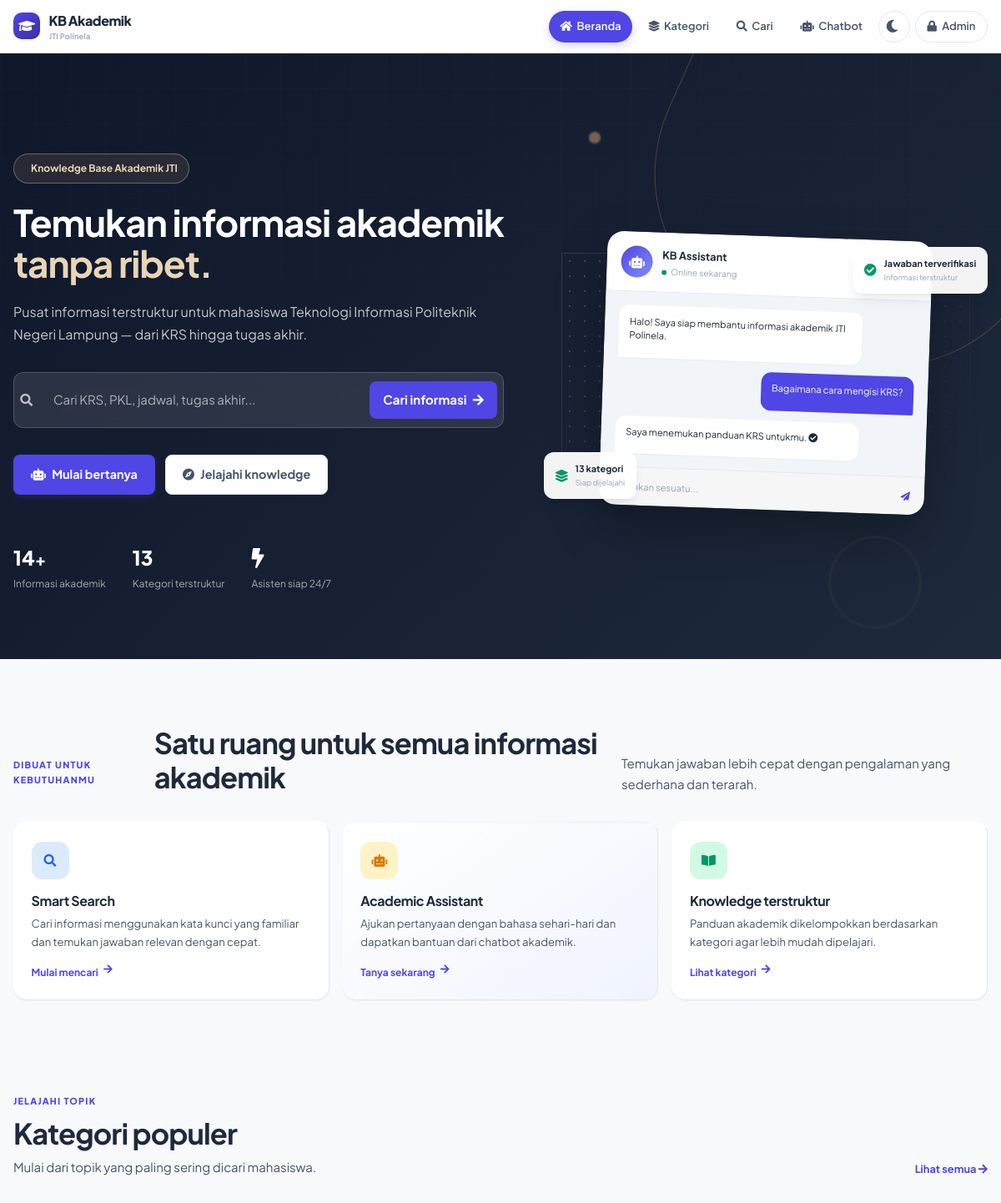
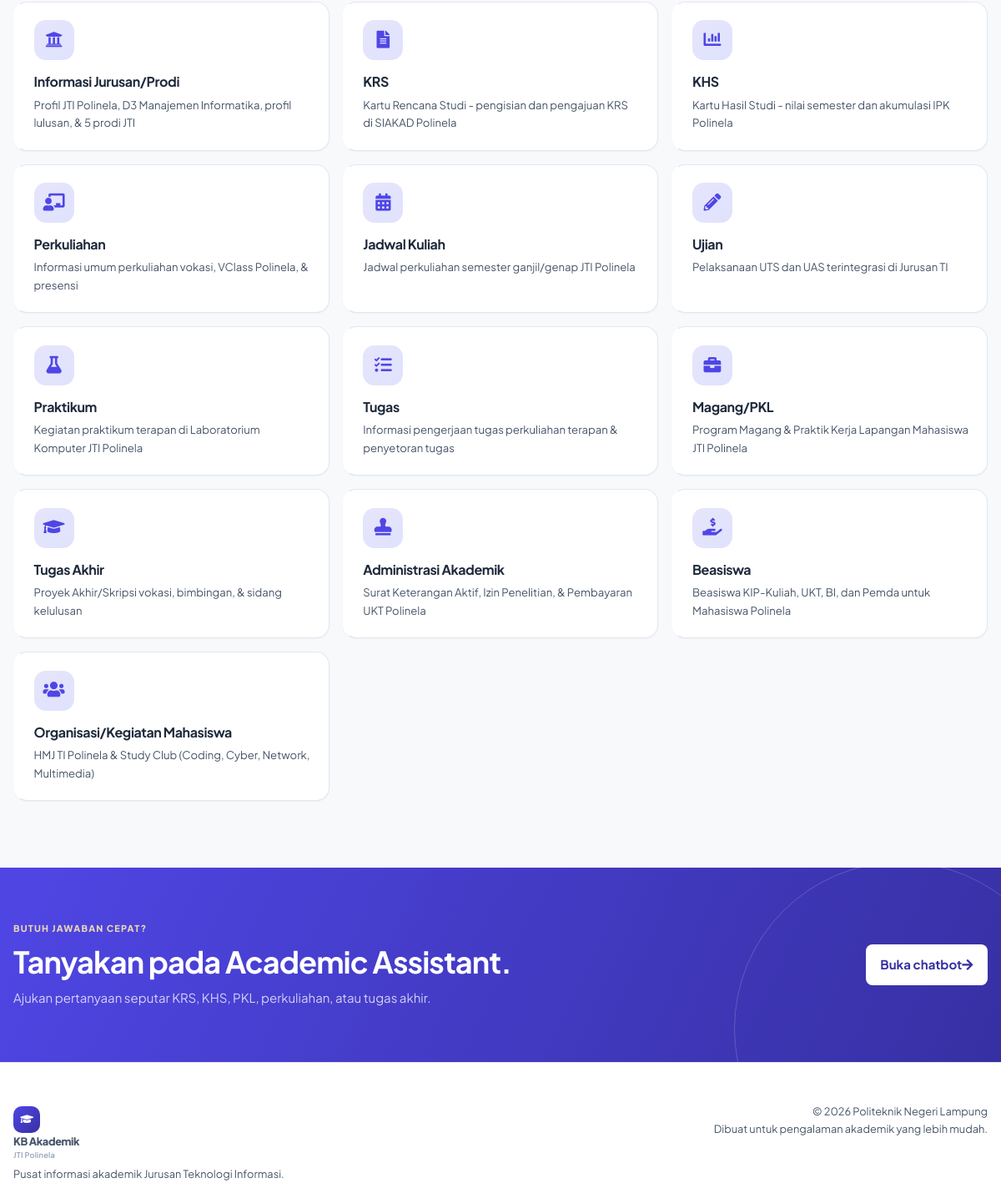
The page / on the database its author committed (2 pictures, top to bottom).
### tables this page shows
CREATE TABLE IF NOT EXISTS categories (
    id          INT AUTO_INCREMENT PRIMARY KEY,
    name        VARCHAR(100) NOT NULL,
    slug        VARCHAR(100) NOT NULL UNIQUE,    
    description TEXT,
    icon        VARCHAR(50)  DEFAULT 'fa-folder',  
    is_active   TINYINT(1)   DEFAULT 1,
    created_at  TIMESTAMP DEFAULT CURRENT_TIMESTAMP
);

### index.php (the view, shortened to what this page needs)
<?php
require_once __DIR__ . '/config/database.php';
$stmt = $pdo->query("SELECT * FROM categories WHERE is_active = 1 ORDER BY id ASC");
$categories = $stmt->fetchAll();
$stmt_total = $pdo->query("SELECT COUNT(*) as total FROM knowledge WHERE is_active = 1");
$total_knowledge = $stmt_total->fetch()['total'];
?>
<!DOCTYPE html>
<html lang="id">
<head>
    <link rel="stylesheet" href="assets/css/style.css">
    <link rel="stylesheet" href="https://cdnjs.cloudflare.com/ajax/libs/font-awesome/5.15.4/css/all.min.css">
</head>
<body class="animate-fade-in">
<nav class="navbar">
    <div class="container">
        <a href="index.php" class="logo"><span class="logo-mark"><i class="fas fa-graduation-cap"></i></span><span>KB Akademik <small>JTI Polinela</small></span></a>
        <ul class="nav-links">
            <li><a href="index.php" class="active"><i class="fas fa-home"></i> Beranda</a></li>
            <li><a href="pages/categories.php"><i class="fas fa-layer-group"></i> Kategori</a></li>
            <li><a href="pages/search.php"><i class="fas fa-search"></i> Cari</a></li>
            <li><a href="chatbot/index.php"><i class="fas fa-robot"></i> Chatbot</a></li>
            <li><button class="theme-toggle btn-icon" type="button" aria-label="Ganti tema"><i class="fas fa-moon"></i></button></li>
            <li><a href="admin/login.php" class="btn-admin"><i class="fas fa-lock"></i> Admin</a></li>
        </ul>
    </div>
</nav>
<main>
<section class="hero">
    <div class="hero-orb hero-orb-one"></div><div class="hero-orb hero-orb-two"></div>
    <div class="container hero-grid">
        <div class="hero-copy">
            <span class="hero-badge"><i class="fas fa-sparkles"></i> Knowledge Base Akademik JTI</span>
            <h1>Temukan informasi akademik <span>tanpa ribet.</span></h1>
            <p class="hero-lead">Pusat informasi terstruktur untuk mahasiswa Teknologi Informasi Politeknik Negeri Lampung — dari KRS hingga tugas akhir.</p>
            <form action="pages/search.php" method="GET" class="hero-search">
                <i class="fas fa-search"></i><input type="text" name="q" placeholder="Cari KRS, PKL, jadwal, tugas akhir..." required autocomplete="off"><button type="submit">Cari informasi <i class="fas fa-arrow-right"></i></button>
            </form>
            <div class="hero-actions"><a href="chatbot/index.php" class="btn-primary btn-lg"><i class="fas fa-robot"></i> Mulai bertanya</a><a href="pages/categories.php" class="btn-secondary btn-lg"><i class="fas fa-compass"></i> Jelajahi knowledge</a></div>
            <div class="quick-stats"><div class="stat-item"><span class="stat-number"><?php echo $total_knowledge; ?><small>+</small></span><span class="stat-label">Informasi akademik</span></div><div class="stat-item"><span class="stat-number"><?php echo count($categories); ?></span><span class="stat-label">Kategori terstruktur</span></div><div class="stat-item"><span class="stat-number"><i class="fas fa-bolt"></i></span><span class="stat-label">Asisten siap 24/7</span></div></div>
        </div>
        <div class="hero-visual" aria-label="Pratinjau asisten akademik">
            <div class="visual-grid"></div><div class="assistant-window">
                <div class="assistant-top"><span class="assistant-avatar"><i class="fas fa-robot"></i></span><div><strong>KB Assistant</strong><small><span class="online-dot"></span> Online sekarang</small></div><i class="fas fa-ellipsis-h visual-more"></i></div>
                <div class="assistant-body"><div class="mini-message bot">Halo! Saya siap membantu informasi akademik JTI Polinela.</div><div class="mini-message user">Bagaimana cara mengisi KRS?</div><div class="mini-message bot">Saya menemukan panduan KRS untukmu. <i class="fas fa-check-circle"></i></div></div>
                <div class="assistant-input"><span>Tanyakan sesuatu...</span><i class="fas fa-paper-plane"></i></div>
            </div><div class="floating-card floating-card-top"><i class="fas fa-check-circle"></i><span><strong>Jawaban terverifikasi</strong><small>Informasi terstruktur</small></span></div><div class="floating-card floating-card-bottom"><i class="fas fa-layer-group"></i><span><strong><?php echo count($categories); ?> kategori</strong><small>Siap dijelajahi</small></span></div>
        </div>
    </div>
</section>
<section class="feature-section"><div class="container"><div class="section-heading"><span class="eyebrow">Dibuat untuk kebutuhanmu</span><h2>Satu ruang untuk semua informasi akademik</h2><p>Temukan jawaban lebih cepat dengan pengalaman yang sederhana dan terarah.</p></div><div class="feature-grid"><div class="feature-card"><div class="feature-icon icon-indigo"><i class="fas fa-search"></i></div><h3>Smart Search</h3><p>Cari informasi menggunakan kata kunci yang familiar dan temukan jawaban relevan dengan cepat.</p><a href="pages/search.php">Mulai mencari <i class="fas fa-arrow-right"></i></a></div><div class="feature-card featured"><div class="feature-icon icon-warm"><i class="fas fa-robot"></i></div><h3>Academic Assistant</h3><p>Ajukan pertanyaan dengan bahasa sehari-hari dan dapatkan bantuan dari chatbot akademik.</p><a href="chatbot/index.php">Tanya sekarang <i class="fas fa-arrow-right"></i></a></div><div class="feature-card"><div class="feature-icon icon-green"><i class="fas fa-book-open"></i></div><h3>Knowledge terstruktur</h3><p>Panduan akademik dikelompokkan berdasarkan kategori agar lebih mudah dipelajari.</p><a href="pages/categories.php">Lihat kategori <i class="fas fa-arrow-right"></i></a></div></div></div></section>
<section class="categories-section"><div class="container"><div class="section-heading section-heading-row"><div><span class="eyebrow">Jelajahi topik</span><h2>Kategori populer</h2><p>Mulai dari topik yang paling sering dicari mahasiswa.</p></div><a href="pages/categories.php" class="text-link">Lihat semua <i class="fas fa-arrow-right"></i></a></div><div class="category-grid"><?php if ($categories): foreach ($categories as $cat): ?><a href="knowledge/list.php?category=<?php echo urlencode($cat['slug']); ?>" class="category-card animate-fade-in-up"><div class="card-icon"><i class="fas <?php echo htmlspecialchars($cat['icon']); ?>"></i></div><div class="category-card-copy"><h3><?php echo htmlspecialchars($cat['name']); ?></h3><p><?php echo htmlspecialchars($cat['description']); ?></p></div><span class="category-arrow"><i class="fas fa-arrow-up-right-from-square"></i></span></a><?php endforeach; else: ?><div class="empty-state"><i class="fas fa-folder-open"></i><h3>Belum ada kategori</h3><p>Informasi akan segera tersedia.</p></div><?php endif; ?></div></div></section>
<section class="cta-section"><div class="container cta-inner"><div><span class="eyebrow eyebrow-light">Butuh jawaban cepat?</span><h2>Tanyakan pada Academic Assistant.</h2><p>Ajukan pertanyaan seputar KRS, KHS, PKL, perkuliahan, atau tugas akhir.</p></div><a href="chatbot/index.php" class="btn-cta">Buka chatbot <i class="fas fa-arrow-right"></i></a></div></section>
</main>
<footer class="footer"><div class="container footer-inner"><div><a href="index.php" class="logo footer-logo"><span class="logo-mark"><i class="fas fa-graduation-cap"></i></span><span>KB Akademik <small>JTI Polinela</small></span></a><p>Pusat informasi akademik Jurusan Teknologi Informasi.</p></div><div class="footer-meta"><p>&copy; <?php echo date('Y'); ?> Politeknik Negeri Lampung</p><p>Dibuat untuk pengalaman akademik yang lebih mudah.</p></div></div></footer>
</body>
</html>

### rows shown on the page
categories: name "Informasi Jurusan/Prodi", description "Profil JTI Polinela, D3 Manajemen Informatika, profil lulusan, & 5 prodi JTI"
categories: name "KRS", description "Kartu Rencana Studi - pengisian dan pengajuan KRS di SIAKAD Polinela"
categories: name "KHS", description "Kartu Hasil Studi - nilai semester dan akumulasi IPK Polinela"
categories: name "Perkuliahan", description "Informasi umum perkuliahan vokasi, VClass Polinela, & presensi"
categories: name "Jadwal Kuliah", description "Jadwal perkuliahan semester ganjil/genap JTI Polinela"
categories: name "Ujian", description "Pelaksanaan UTS dan UAS terintegrasi di Jurusan TI"
categories: name "Praktikum", description "Kegiatan praktikum terapan di Laboratorium Komputer JTI Polinela"
categories: name "Tugas", description "Informasi pengerjaan tugas perkuliahan terapan & penyetoran tugas"
categories: name "Magang/PKL", description "Program Magang & Praktik Kerja Lapangan Mahasiswa JTI Polinela"
categories: name "Tugas Akhir", description "Proyek Akhir/Skripsi vokasi, bimbingan, & sidang kelulusan"
categories: name "Administrasi Akademik", description "Surat Keterangan Aktif, Izin Penelitian, & Pembayaran UKT Polinela"
categories: name "Beasiswa", description "Beasiswa KIP-Kuliah, UKT, BI, dan Pemda untuk Mahasiswa Polinela"
categories: name "Organisasi/Kegiatan Mahasiswa", description "HMJ TI Polinela & Study Club (Coding, Cyber, Network, Multimedia)"

### other values the page prints
$total_knowledge "14"
count($categories) "13"
